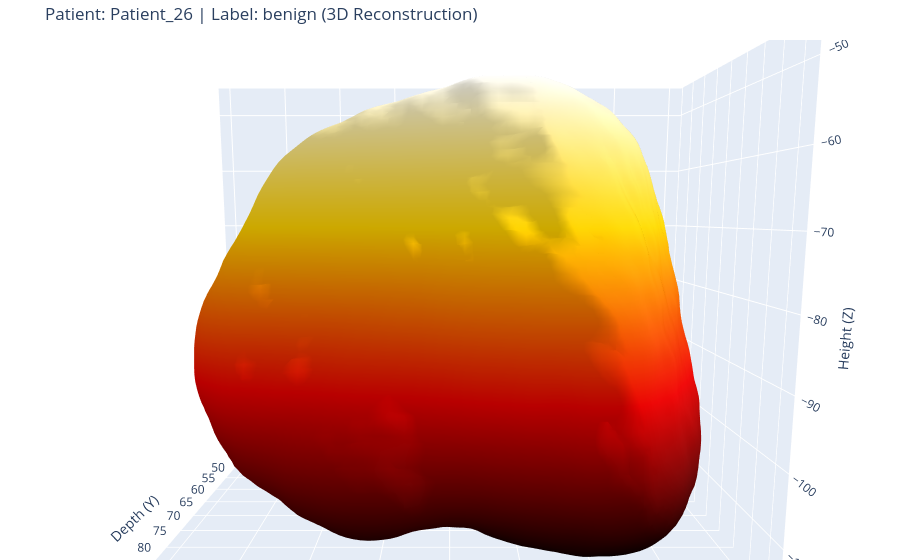
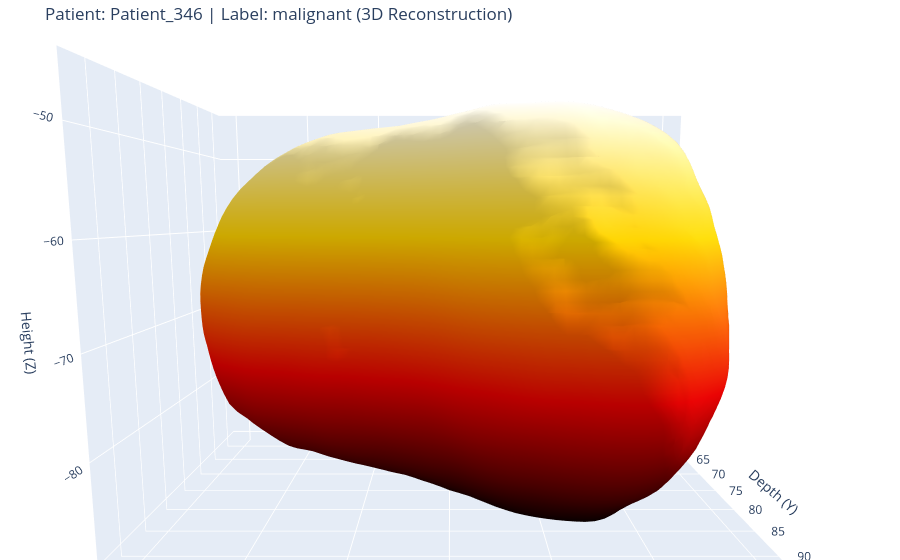
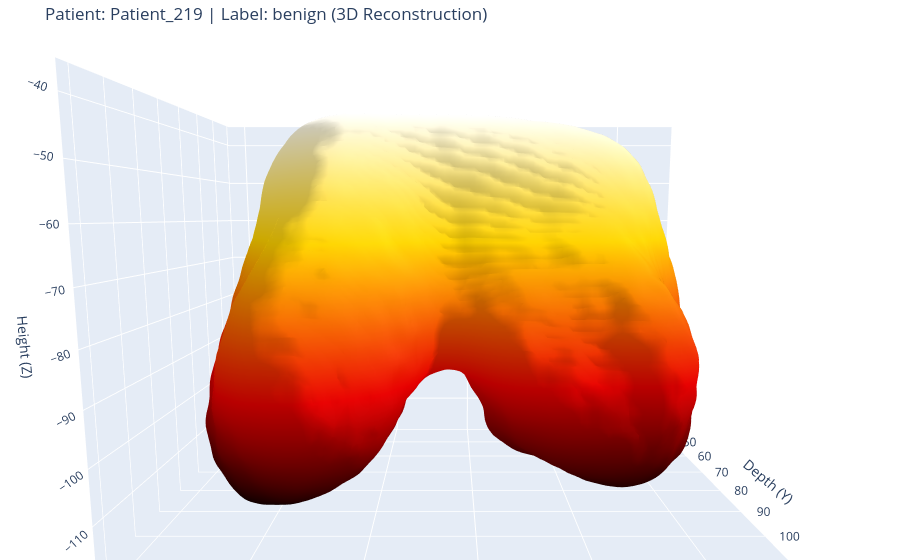
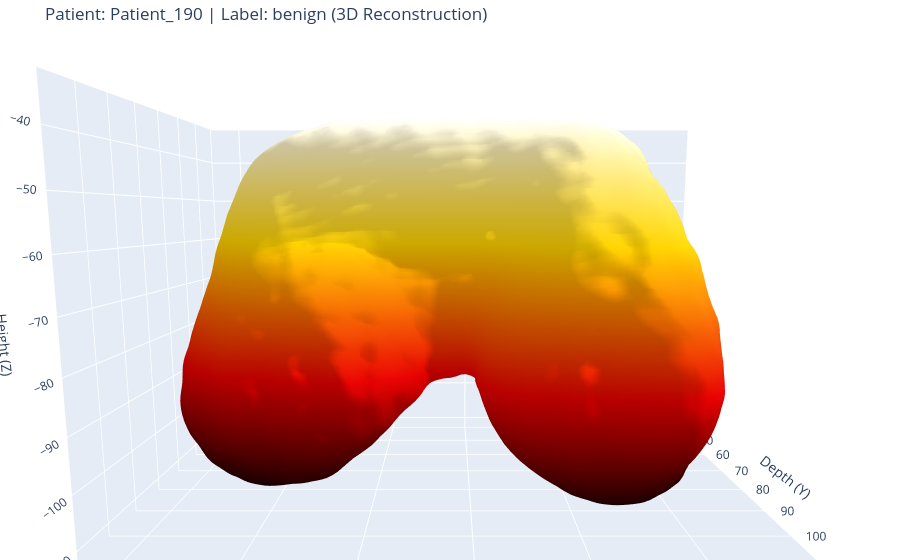

The code cell stored with these charts, in order, in its notebook:
### Markdown cell above
## Post-Training 3D Visualization (Local Laptop)
Run this cell to perform inference using explicit local Windows paths.

### Code cell
# ════════════════════════════════════════════════════════════════
# 3D VISUALIZATION OF RANDOM PATIENTS (LAPTOP LOCAL) - UPRIGHT
# ════════════════════════════════════════════════════════════════
import random
import io
from IPython.display import display, Image
import torch
from pathlib import Path
from skimage.measure import marching_cubes
from scipy.ndimage import gaussian_filter
import plotly.graph_objects as go

# NOTE: All classes (UNet, Encoder2D, Decoder3D, PatientDataset, build_patient_groups)
# are defined in earlier cells. Make sure to run those cells first.

def visualize_random_patients_local(n=5):
    device = torch.device("cuda" if torch.cuda.is_available() else "cpu")
    print(f"Using device: {device}")
    
    # Hardcoded Absolute Paths for your Laptop
    unet_ckpt = r"../../UNET_Segmentation/breast_segmentation_unet_best_gpu.pth"
    tiff_base = r"../../data/organized_by_patient"
    ckpt_path = Path(r"../../UNET_Segmentation/3DBreastnet/checkpoints_3d/3dbreastnet_best.pth")
    
    if not ckpt_path.exists():
        print(f"Error: No trained model found at {ckpt_path}.")
        return
        
    print("Loading checkpoints...")
    
    unet = UNet().to(device)
    unet.load_state_dict(torch.load(unet_ckpt, map_location=device, weights_only=False))
    unet.eval()
    
    ckpt = torch.load(ckpt_path, map_location=device, weights_only=False)
    enc = Encoder2D().to(device)
    dec = Decoder3D().to(device)
    enc.load_state_dict(ckpt["enc"])
    dec.load_state_dict(ckpt["dec"])
    enc.eval(); dec.eval()
    
    print(f"Loading patient list from {tiff_base}...")
    groups = build_patient_groups(tiff_base)
    if len(groups) == 0: 
        print("No patients found. Check dataset path.")
        return
    
    selected = random.sample(groups, min(n, len(groups)))
    dataset = PatientDataset(selected, unet, device)
    
    print(f"Generating 3D models for {len(selected)} patients...")
    
    for i in range(len(dataset)):
        item = dataset[i]
        pid, label = item["patient_id"], item["label"]
        m5 = item["masks_5ch"].unsqueeze(0).to(device)
        
        with torch.no_grad(), torch.amp.autocast("cuda", enabled=torch.cuda.is_available()):
            vol = dec(enc(m5))
        # Ensure we convert any mixed-precision output to float32 before NumPy/SciPy
        vol = vol.float()
        vol_np = vol[0, 0].cpu().numpy()
        vol_np = gaussian_filter(vol_np, sigma=1.5)  # Smooth for better mesh extraction
        
        try:
            verts, faces, normals, values = marching_cubes(vol_np, level=0.02)
            
            fig = go.Figure(data=[
                go.Mesh3d(
                    # SWAPPED AXES to make the patient stand upright!
                    x=verts[:, 2],     # Width mapped to X (left/right)
                    y=verts[:, 0],     # Depth mapped to Y (front/back)
                    z=-verts[:, 1],    # Height mapped to Z (inverted so head points up)
                    
                    i=faces[:, 0], j=faces[:, 1], k=faces[:, 2],
                    colorscale='Hot',
                    intensity=-verts[:, 1],  # Apply heat gradient vertically
                    showscale=False
                )
            ])
            
                        # Lock the camera ratio so it doesn't squish the breasts
            fig.update_layout(
                title=f"Patient: {pid} | Label: {label} (3D Reconstruction)",
                scene=dict(
                    xaxis_title='Width (X)', 
                    yaxis_title='Depth (Y)', 
                    zaxis_title='Height (Z)',
                    aspectmode='data',
                    camera=dict(
                        up=dict(x=0, y=0, z=1),         # Ensure Z is up
                        eye=dict(x=0, y=1.5, z=0.2)     # <--- MOVED TO POSITIVE Y (Looking from the front!)
                    )
                ),
                margin=dict(l=0, r=0, b=0, t=40)
            )

            fig.show()
        except ValueError:
            print(f"Could not generate 3D mesh for {pid} (volume might be empty).")

# Run it!
visualize_random_patients_local(n=5)

### Figure 1 — Plotly figure (JSON) as saved in the notebook; plotly's stock layout.template omitted (floating-point values rounded to 4 significant figures; data arrays with more than 128 entries replaced by an {"elided": "..."} marker saying what was removed)
{"data": [{"colorscale": [[0, "rgb(0,0,0)"], [0.3333, "rgb(230,0,0)"], [0.6667, "rgb(255,210,0)"], [1, "rgb(255,255,255)"]], "i": {"elided": "35196 int values"}, "intensity": {"elided": "17600 float values"}, "j": {"elided": "35196 int values"}, "k": {"elided": "35196 int values"}, "showscale": false, "type": "mesh3d", "x": {"elided": "17600 float values"}, "y": {"elided": "17600 float values"}, "z": {"elided": "17600 float values"}}], "layout": {"margin": {"b": 0, "l": 0, "r": 0, "t": 40}, "scene": {"aspectmode": "data", "camera": {"eye": {"x": 0, "y": 1.5, "z": 0.2}, "up": {"x": 0, "y": 0, "z": 1}}, "xaxis": {"title": {"text": "Width (X)"}}, "yaxis": {"title": {"text": "Depth (Y)"}}, "zaxis": {"title": {"text": "Height (Z)"}}}, "title": {"text": "Patient: Patient_26 | Label: benign (3D Reconstruction)"}}}

### Figure 2 — Plotly figure (JSON) as saved in the notebook; plotly's stock layout.template omitted (floating-point values rounded to 4 significant figures; data arrays with more than 128 entries replaced by an {"elided": "..."} marker saying what was removed)
{"data": [{"colorscale": [[0, "rgb(0,0,0)"], [0.3333, "rgb(230,0,0)"], [0.6667, "rgb(255,210,0)"], [1, "rgb(255,255,255)"]], "i": {"elided": "19376 int values"}, "intensity": {"elided": "9690 float values"}, "j": {"elided": "19376 int values"}, "k": {"elided": "19376 int values"}, "showscale": false, "type": "mesh3d", "x": {"elided": "9690 float values"}, "y": {"elided": "9690 float values"}, "z": {"elided": "9690 float values"}}], "layout": {"margin": {"b": 0, "l": 0, "r": 0, "t": 40}, "scene": {"aspectmode": "data", "camera": {"eye": {"x": 0, "y": 1.5, "z": 0.2}, "up": {"x": 0, "y": 0, "z": 1}}, "xaxis": {"title": {"text": "Width (X)"}}, "yaxis": {"title": {"text": "Depth (Y)"}}, "zaxis": {"title": {"text": "Height (Z)"}}}, "title": {"text": "Patient: Patient_346 | Label: malignant (3D Reconstruction)"}}}

### Figure 3 — Plotly figure (JSON) as saved in the notebook; plotly's stock layout.template omitted (floating-point values rounded to 4 significant figures; data arrays with more than 128 entries replaced by an {"elided": "..."} marker saying what was removed)
{"data": [{"colorscale": [[0, "rgb(0,0,0)"], [0.3333, "rgb(230,0,0)"], [0.6667, "rgb(255,210,0)"], [1, "rgb(255,255,255)"]], "i": {"elided": "73276 int values"}, "intensity": {"elided": "36640 float values"}, "j": {"elided": "73276 int values"}, "k": {"elided": "73276 int values"}, "showscale": false, "type": "mesh3d", "x": {"elided": "36640 float values"}, "y": {"elided": "36640 float values"}, "z": {"elided": "36640 float values"}}], "layout": {"margin": {"b": 0, "l": 0, "r": 0, "t": 40}, "scene": {"aspectmode": "data", "camera": {"eye": {"x": 0, "y": 1.5, "z": 0.2}, "up": {"x": 0, "y": 0, "z": 1}}, "xaxis": {"title": {"text": "Width (X)"}}, "yaxis": {"title": {"text": "Depth (Y)"}}, "zaxis": {"title": {"text": "Height (Z)"}}}, "title": {"text": "Patient: Patient_219 | Label: benign (3D Reconstruction)"}}}

### Figure 4 — Plotly figure (JSON) as saved in the notebook; plotly's stock layout.template omitted (floating-point values rounded to 4 significant figures; data arrays with more than 128 entries replaced by an {"elided": "..."} marker saying what was removed)
{"data": [{"colorscale": [[0, "rgb(0,0,0)"], [0.3333, "rgb(230,0,0)"], [0.6667, "rgb(255,210,0)"], [1, "rgb(255,255,255)"]], "i": {"elided": "73700 int values"}, "intensity": {"elided": "36852 float values"}, "j": {"elided": "73700 int values"}, "k": {"elided": "73700 int values"}, "showscale": false, "type": "mesh3d", "x": {"elided": "36852 float values"}, "y": {"elided": "36852 float values"}, "z": {"elided": "36852 float values"}}], "layout": {"margin": {"b": 0, "l": 0, "r": 0, "t": 40}, "scene": {"aspectmode": "data", "camera": {"eye": {"x": 0, "y": 1.5, "z": 0.2}, "up": {"x": 0, "y": 0, "z": 1}}, "xaxis": {"title": {"text": "Width (X)"}}, "yaxis": {"title": {"text": "Depth (Y)"}}, "zaxis": {"title": {"text": "Height (Z)"}}}, "title": {"text": "Patient: Patient_190 | Label: benign (3D Reconstruction)"}}}
